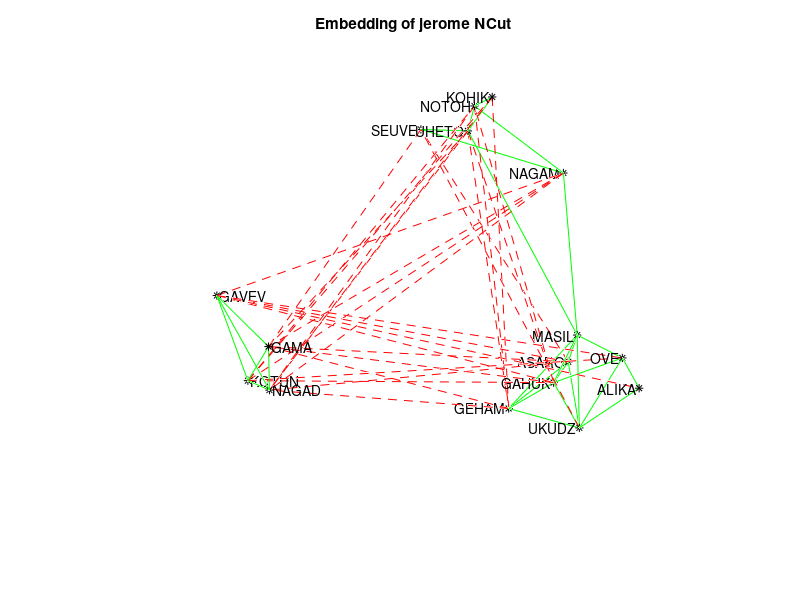

Reproduce this figure in MATLAB. (Note: this script raises an error after producing the figure.)
clc
clear all
close all
path(path, '..\new_Laplacian');
posW = csvread('gamaPos.csv');
negW = csvread('gamaNeg.csv');
names = textread('name.csv', '%s');

n=size(posW,2);
Dpos=sum(posW,2);
Dneg=sum(negW,2);
D=diag(Dpos+Dneg);
D2=zeros(n,n);
for i=1:n
    if D(i,i)~=0
        D2(i,i)=1/D(i,i)^.5;
    end
end

L=D-posW+negW;
Lsym=D2*L*D2;
[u1,e] = eig(Lsym);
u1=D2*u1;
figure; hold on;
    for i = 1:n
        for j = i+1:n
            if posW(i,j) ~= 0
                plot3(u1(i:j-i:j,1),u1(i:j-i:j,2),u1(i:j-i:j,3),'g-');
            elseif negW(i,j) ~= 0
                plot3(u1(i:j-i:j,1),u1(i:j-i:j,2),u1(i:j-i:j,3),'r--');
            end
        end
    end
    for i = 3:14
        plot3(u1(i,1),u1(i,2),u1(i,3),'k*');
            text(u1(i,1),u1(i,2),u1(i,3),[char(names(i)) ' '],...
                'HorizontalAlignment','right');
    end
        for i = [1 2 15 16]
        plot3(u1(i,1),u1(i,2),u1(i,3),'k*');
            text(u1(i,1),u1(i,2),u1(i,3),[' ' char(names(i))]);
    end
title('Embedding of jerome NCut');
axis off;

u2=SignedLaplacian(posW,negW,'sns',3);
figure; hold on;axis on;
    for i = 1:n
        for j = i+1:n
            if posW(i,j) ~= 0
                plot3(u2(i:j-i:j,1),u2(i:j-i:j,2),u2(i:j-i:j,3),'g-');
            elseif negW(i,j) ~= 0
                plot3(u2(i:j-i:j,1),u2(i:j-i:j,2),u2(i:j-i:j,3),'r--');
            end
        end
    end
    for i = 3:14
        plot3(u2(i,1),u2(i,2),u2(i,3),'k*');
            text(u2(i,1),u2(i,2),u2(i,3),[char(names(i)) ' '],...
                'HorizontalAlignment','right');
    end
        for i = [1 2 15 16]
        plot3(u2(i,1),u2(i,2),u2(i,3),'k*');
            text(u2(i,1),u2(i,2),u2(i,3),[' ' char(names(i))]);
    end
title('Embedding of SNScut');
axis off;

u3=SignedLaplacian(posW,negW,'bns',3);
figure; hold on;axis on;
    for i = 1:n
        for j = i+1:n
            if posW(i,j) ~= 0
                plot3(u3(i:j-i:j,1),u3(i:j-i:j,2),u3(i:j-i:j,3),'g-');
            elseif negW(i,j) ~= 0
                plot3(u3(i:j-i:j,1),u3(i:j-i:j,2),u3(i:j-i:j,3),'r--');
            end
        end
    end
for i = 3:14
        plot3(u3(i,1),u3(i,2),u3(i,3),'k*');
            text(u3(i,1),u3(i,2),u3(i,3),[char(names(i)) ' '],...
                'HorizontalAlignment','right');
    end
        for i = [1 2 15 16]
        plot3(u3(i,1),u3(i,2),u3(i,3),'k*');
            text(u3(i,1),u3(i,2),u3(i,3),[' ' char(names(i))]);
    end
%title('Embedding of our BNScut');
axis off;

 pDinv=zeros(n,1);
    nDinv=zeros(n,1);
    for i=1:n
        if Dpos(i,1)>0;
                pDinv(i,1)=1/Dpos(i,1);
        end
        if Dneg(i,1)>0
                nDinv(i,1)=1/Dneg(i,1);
        end
    end
    posW2=posW;
    posW2(posW2>0)=1;
    negW2=negW;
    negW2(negW2>0)=1;   
dimensions=3;
    dis=sparse(n,n);
    for i=1:n-1
        for j=i+1:n
            if posW(i,j)~=0 || negW(i,j)~=0
                dis(i,j)=norm(u1(i,1:dimensions)-u1(j,1:dimensions));
            end
        end
    end    
    dis=dis+dis';
    AER=(sum(sum(posW.*dis)) / sum(Dpos)) / (sum(sum(negW.*dis)) / sum(Dneg));   
    ANR= (sum(sum(posW.*dis,2).*pDinv) / nnz(Dpos)) / (sum(sum(negW.*dis,2).*nDinv) / nnz(Dneg));
    MER= median( nonzeros(dis.*posW2)) / median( nonzeros(dis.*negW2));
    z(1,:)=[AER ANR MER];
    
        dis=sparse(n,n);
    for i=1:n-1
        for j=i+1:n
            if posW(i,j)~=0 || negW(i,j)~=0
                dis(i,j)=norm(u2(i,1:dimensions)-u2(j,1:dimensions));
            end
        end
    end    
    dis=dis+dis';
    AER=(sum(sum(posW.*dis)) / sum(Dpos)) / (sum(sum(negW.*dis)) / sum(Dneg));   
    ANR= (sum(sum(posW.*dis,2).*pDinv) / nnz(Dpos)) / (sum(sum(negW.*dis,2).*nDinv) / nnz(Dneg));
    MER= median( nonzeros(dis.*posW2)) / median( nonzeros(dis.*negW2));
    z(2,:)=[AER ANR MER];
    
        dis=sparse(n,n);
    for i=1:n-1
        for j=i+1:n
            if posW(i,j)~=0 || negW(i,j)~=0
                dis(i,j)=norm(u3(i,1:dimensions)-u3(j,1:dimensions));
            end
        end
    end    
    dis=dis+dis';
    AER=(sum(sum(posW.*dis)) / sum(Dpos)) / (sum(sum(negW.*dis)) / sum(Dneg));   
    ANR= (sum(sum(posW.*dis,2).*pDinv) / nnz(Dpos)) / (sum(sum(negW.*dis,2).*nDinv) / nnz(Dneg));
    MER= median( nonzeros(dis.*posW2)) / median( nonzeros(dis.*negW2));
    z(3,:)=[AER ANR MER];
    z=full(z);
